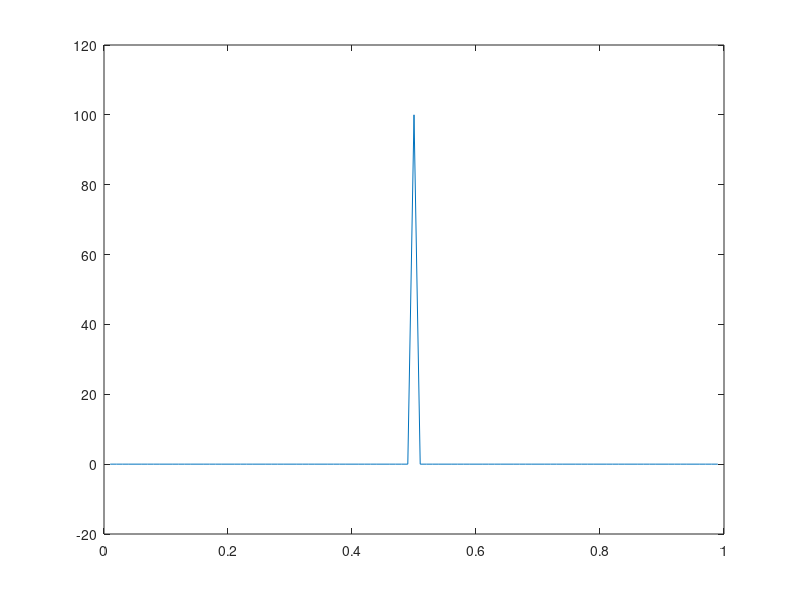

Write MATLAB code to recreate this figure.
function test_eta

% solve eta'' - m^2*eta = delta(x-x0)

Z = exp(-i*34);
M = 2.3;
H = 0.01;
L = 1;
XX = H:H:L-H;
X0 = 0.5;
for I = 1:length(XX)
  X = XX(I);
  YY(I) = (eta(X+H,X0) - 2*eta(X,X0) + eta(X-H,X0))/H^2 - M^2*eta(X,X0);
end

eta(L,X0) - Z*eta(-L,X0)
(eta(L+H,X0) - eta(L,X0))/H - Z*(eta(-L+H,X0) - eta(-L,X0))/H
plot(XX,YY)


function y = eta(x,x0)
    b = exp(2*M)/(2*M*(Z-exp(2*M)));
    c = conj(b);
%     y(1) = c+1/(2*M) + b;   %eta(l;l)
%     y(2) = (c+1/(2*M))*exp(2*M*Lsmall) + b*exp(-2*M*Lsmall); % eta(-l,l)
    if x<x0
      y = (c + 1/(2*M))*exp(-M*(x-x0)) + b*exp(M*(x-x0));
    else
      y = (b + 1/(2*M))*exp(M*(x-x0)) + c*exp(-M*(x-x0));
    end
end

end